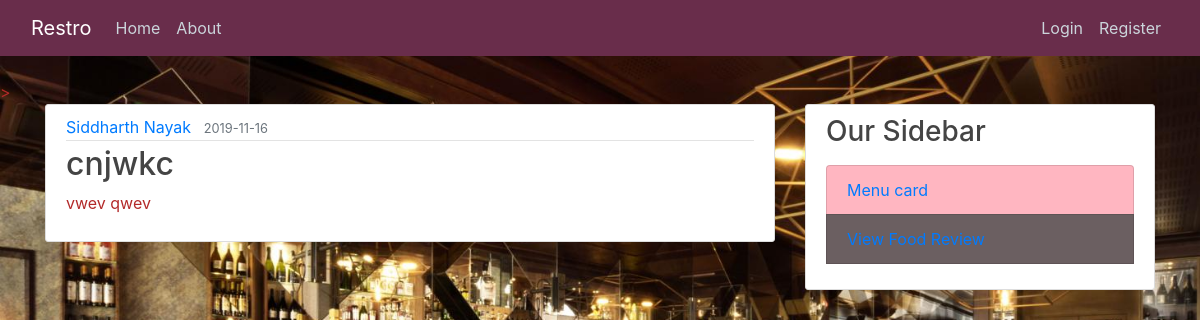
The app's page /customer_home, older data.
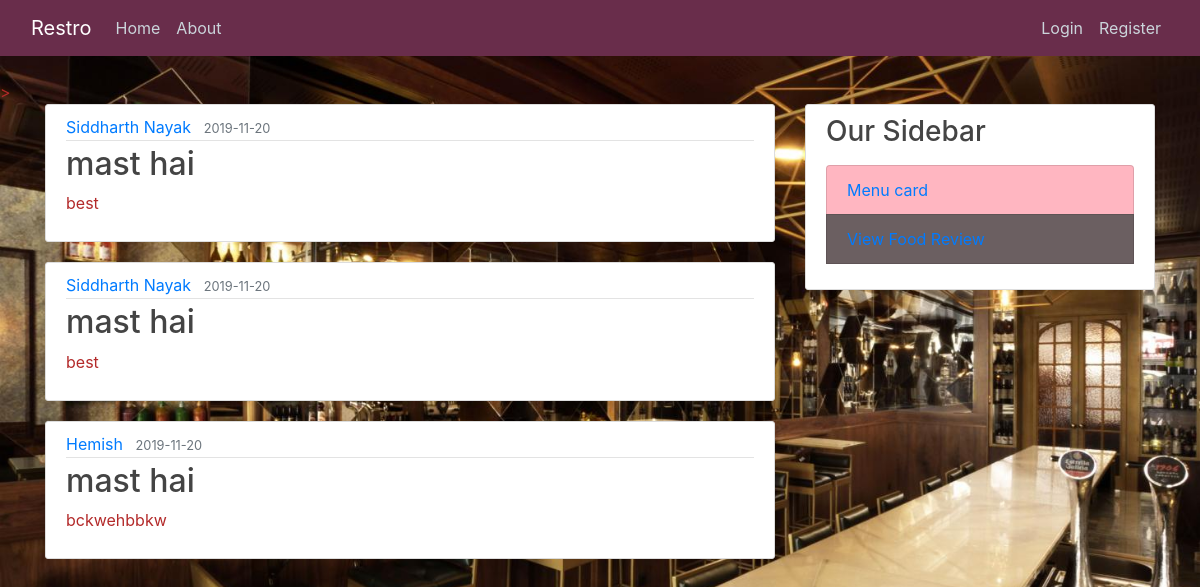
The same page, newer data.
### restro/models.py (models this page shows, shortened)
class Review(db.Model):
    id = db.Column(db.Integer, primary_key=True)
    item_name = db.Column(db.String(100), nullable=False)
    date_posted = db.Column(db.DateTime, nullable=False, default=datetime.utcnow)
    content = db.Column(db.Text, nullable=False)
    user_id = db.Column(db.Integer, db.ForeignKey('user.id'), nullable=False)

class User(db.Model,UserMixin):
    id = db.Column(db.Integer, primary_key=True)
    name = db.Column(db.String(40), unique=True, nullable=False)
    email = db.Column(db.String(120), unique=True, nullable=False)
    phone_number = db.Column(db.String(10), nullable=False)
    address = db.Column(db.String(100), nullable=False)
    password = db.Column(db.String(60), nullable=False)
    review=db.relationship('Review',backref='author',lazy=True)
    review_food=db.relationship('Review_food',backref='author',lazy=True)

### restro/routes.py (the view)
@app.route("/customer_home")
def customer_home():
    reviews=Review.query.all()
    return render_template('home.html',review=reviews)

### restro/routes.py (called while the page is built)
@app.context_processor
def utility_processor():
    def table_utilization(table):
        start_datetime = datetime.datetime.combine(datetime.datetime.date(datetime.datetime.now()), datetime.datetime.min.time())
        end_datetime = start_datetime + datetime.timedelta(days=1)
        num_reservations = len(Reservation.query.filter(Reservation.table==table, Reservation.reservation_time > start_datetime, Reservation.reservation_time < end_datetime).all())
        return (num_reservations / float(RESTAURANT_CLOSE_TIME - RESTAURANT_OPEN_TIME)) * 100
    return dict(table_utilization=table_utilization)

### restro/templates/home.html
{% extends "layout.html" %}
{% block content %}
    {% for review in review %}
        <article class="media content-section">
          <div class="media-body">
            <div class="article-metadata">
              <a class="mr-2" href="#">{{ review.author.name }}</a>
              <small class="text-muted">{{ review.date_posted.strftime('%Y-%m-%d') }}</small>
            </div>
            <h2 class="article-title">{{ review.item_name }}</h2>
            <p class="article-content">{{ review.content }}</p>
          </div>
        </article>
    {% endfor %}
{% endblock content %}

### restro/templates/layout.html (shortened to what this page needs)
<!DOCTYPE html>
<html lang="en">
<head>
    <link rel="stylesheet" href="https://stackpath.bootstrapcdn.com/bootstrap/4.3.1/css/bootstrap.min.css">
    <link rel="stylesheet" type="text/css" href="{{ url_for('static', filename='main.css') }}">
</head>
<body>
    <header class="site-header">
        <nav class="navbar navbar-expand-md navbar-dark bg-steel fixed-top c">
          <div class="container-fluid">
            <a class="navbar-brand mr-3" href="/">Restro</a>
            <div class="collapse navbar-collapse" id="navbarToggle">
              <div class="navbar-nav mr-auto">
                <a class="nav-item nav-link" href="/customer_home">Home</a>
                <a class="nav-item nav-link" href="/about">About</a>
              </div>
              <div class="navbar-nav">
                {%if current_user.is_authenticated%}
                <a class="nav-item nav-link" href="/logout">Logout</a>
                <div class="nav-item dropdown">
                  <a class="nav-link dropdown-toggle" href="#" id="navbarDropdown" role="button" data-toggle="dropdown" aria-haspopup="true" aria-expanded="false">
                    Write Review
                  </a>
                  <div class="dropdown-menu" aria-labelledby="navbarDropdown">
                    <a class="dropdown-item" href="/write_review_food">About FoodItem</a>
                    <div class="dropdown-divider"></div>
                    <div> <a class="dropdown-item" href="/write_review">About restaurant and services</a></div>
                  </div>
                </div>
                {% else %}
                <a class="nav-item nav-link" href="/login">Login</a>
                <a class="nav-item nav-link" href="/register">Register</a>
                {% endif %}
              </div>
          </div>
          </div>
        </nav>
      </header>
      <main role="main" class="container">
        <div class="row">
          <div class="col-md-8">
            {% block content %}{% endblock %}
          </div>
          <div class="col-md-4">
            <div class="content-section">
              <h3>Our Sidebar</h3>
              <p class='text-muted'>
                <ul class="list-group">
                  <li class="list-group-item list-group-item-dark" style="background-color:lightpink;"  ><a href="/menu_card">Menu card</a></li>
                  <li class="list-group-item list-group-item-light" style="background-color:rgb(107, 95, 97);"><a href="/show_food_review">View Food Review</li>
                </ul>
              </p>
            </div>
          </div>
        </div>
      </main>
</body>
</html>

### restro/static/main.css (style rules this page uses)
body { background: #eeeaea; color: #b32a2a; margin-top: 5rem; }
h1, h2, h3, h4, h5, h6 { color: #444444; }
.bg-steel { background-color: #5f788a; }
.site-header .navbar-nav .nav-link { color: #cbd5db; }
.content-section { background: #ffffff; padding: 10px 20px; border: 1px solid #dddddd; border-radius: 3px; margin-bottom: 20px; }
.article-title { color: #444444; }
.article-content { white-space: pre-line; }
.article-metadata { padding-bottom: 1px; margin-bottom: 4px; border-bottom: 1px solid #e3e3e3 }

### restro/templates/layout.html (style rules this page uses)
.c { background:rgb(105, 45, 75); }
body { background-image:url("../static/m.jpg"); background-size: cover; background-repeat: no-repeat; width:100%; }

Row changes from the older to the newer data that the page shows:
changed Review (number 1 of 3 on the later page): date_posted "2019-11-16" → "2019-11-20"; item_name "cnjwkc" → "mast hai"; content "vwev qwev" → "best"
added Review: author.name "Siddharth Nayak", date_posted "2019-11-20", item_name "mast hai", content "best"
added Review: author.name "Hemish", date_posted "2019-11-20", item_name "mast hai", content "bckwehbbkw"
